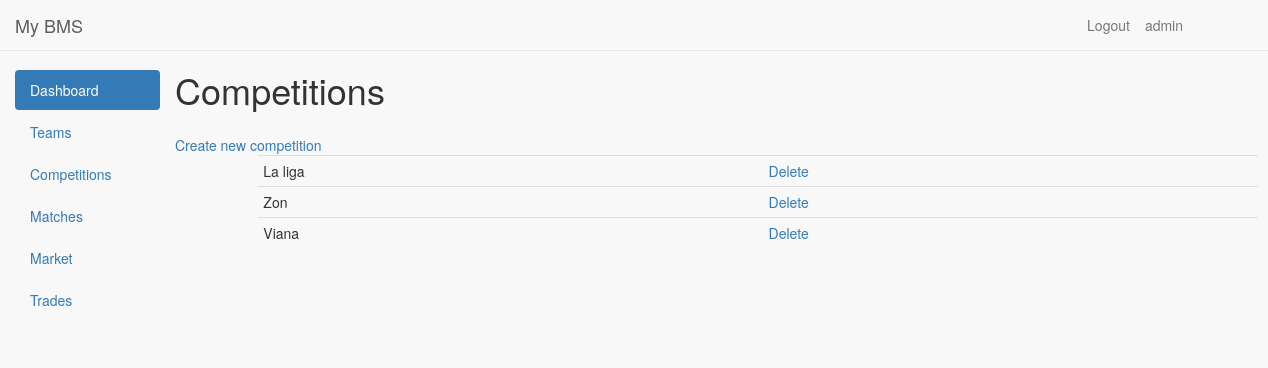
Screenshot of /Competition/ (signed in) with the database file from the repository.
### competition/models.py (models this page shows, shortened)
class Competition(models.Model):
    competition_name = CharField(max_length=20)

### competition/views.py (the view)
def index(request):
    competitions = Competition.objects.all()
    context = {
        'allCompetitions': competitions
    }
    return render(request, 'competition/index.html', context)

### competition/templates/competition/index.html
{% extends "gba_menu.html" %}
{% block pageHeader %}
Competitions
{% endblock %}
{% block pageBody %}
<div style="margin-top:-35px">
    <a href="{% url 'newCompetition' %}">Create new competition</a>
    <table class="table table-condensed col-md-offset-1" style="width:1000px">
        {% for competition in allCompetitions %}
        <tr>
            <td>{{ competition.competition_name }}</td>
            <td>
                <a href="{% url 'deleteCompetition' competition.id %}">Delete
                </a>
            </td>
        </tr>
        {% endfor %}
    </table>
</div>
{% endblock %}

### templates/gba_menu.html (shortened to what this page needs)
{% load staticfiles %}
{% load static %}
<!DOCTYPE html>
<html lang="en">
<head>
    <link rel="stylesheet" type="text/css" href="{% static 'css/bootstrap.min.css' %}"/>
</head>
<body style="background-color:#f8f8f8;padding-top: 50px;">
<div id="wrapper">
    <nav class="navbar navbar-default navbar-fixed-top ">
        <div class="navbar-header">
            <a class="navbar-brand" href="">My BMS</a>
        </div>
        <div style="float:right;margin-right:100px">
            <a href="/">
                {% if user.is_authenticated %}
                <a class="navbar-text navbar-right" href="/"> {{ user.username }} </a>
                <a class="navbar-text navbar-right" href="{% url 'logout' %}"> Logout </a>
                {% else %}
                <a class="navbar-text navbar-right" href="{% url 'login' %}"> Login </a>
                {% endif %}
            </a>
        </div>
    </nav>
    <div class="sidebar-nav navbar-collapse" style="max-width:250px; min-width:175px; float:left">
                {% if user.is_authenticated %}
        <ul class="nav nav-pills nav-stacked navbar-default">
            <li role="presentation" class="active">
                <a href="{% url 'dashboard' %}">Dashboard</a>
            </li>
            <li role="presentation">
                <a href="{% url 'team' %}">Teams</a>
            </li>
            <li role="presentation">
                <a href="{% url 'competition' %}">Competitions</a>
            </li>
            <li role="presentation">
                <a href="{% url 'match' %}">Matches</a>
            </li>
            <li role="presentation">
                <a href="{% url 'markets' %}">Market</a>
            </li>
            <li role="presentation">
                <a href="{% url 'trades' %}">Trades</a>
            </li>
        </ul>
          {% endif %}
    </div>
    <div id="page-wrapper" style="float:left;">
        <div id="page-header" style="margin-top: -40px;margin-bottom: 30px; ">
            <h1>
                {% block pageHeader %}
                {% endblock %}
            </h1>
        </div>
        <div id="page-body" style="margin-top:-35px">
            {% block pageBody %}
            {% endblock %}
        </div>
    </div>
</div>
</body>
</html>

### rows the page displays
Competition: competition_name "La liga"
Competition: competition_name "Zon"
Competition: competition_name "Viana"

### other values shown
{{ user.username }} "admin"
